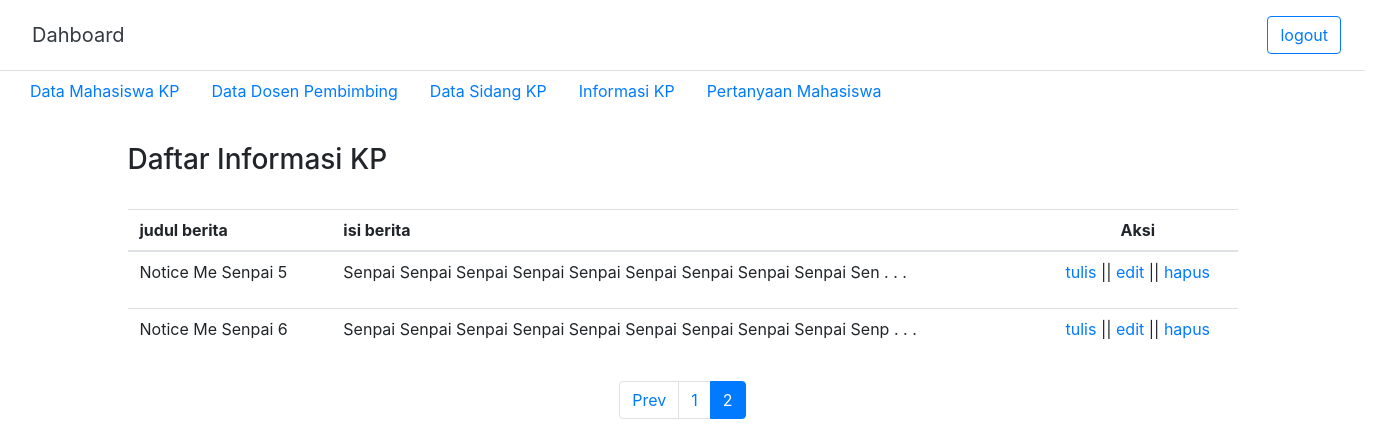
/dashboard/databerita/5, run on the app's committed database.
### tables this page shows
CREATE TABLE `tbl_informasi` (
  `id_berita` int(11) NOT NULL,
  `judul_berita` varchar(30) NOT NULL,
  `isi_berita` text NOT NULL,
  `tanggal_berita` timestamp NOT NULL DEFAULT CURRENT_TIMESTAMP ON UPDATE CURRENT_TIMESTAMP
);

### index.php (called while the page is built, shortened)
<?php
require_once BASEPATH.'core/CodeIgniter.php';

### application/models/Admin.php (called while the page is built, shortened)
<?php
class Admin extends CI_Model
{
    function Getdatainfo($table,$number,$offset){
        return $query = $this->db->get($table,$number,$offset)->result();
    }
}

### application/views/admin/databerita.php (the view)
<div class="container">
	<h3><?php echo $judul ?></h3><br>
	<table class="table table-hover">
		<thead>
			<tr>
				<th>judul berita</th>
				<th>isi berita</th>
				<th><center>Aksi</center></th>
			</tr>
		</thead>
		<?php
		foreach($user as $u){
			?>
			<tr>
				<td><?php echo $u->judul_berita ?></td>
				<td><?php
				$ringkas = $u->isi_berita;
				$sub_ringkas= substr($ringkas,0,70);
				echo $sub_ringkas." . . .";
				?></td>
				<td><center><a href="<?php echo base_url().'dashboard/tambahberita' ?>">tulis</a> || <a href="<?php echo base_url()."dashboard/editberita/".$u->id_berita; ?>">edit</a> || <a href="<?php echo base_url()."dashboard/hapusberita/".$u->id_berita; ?>">hapus</a></center></td>
			</tr>
			<?php } ?>
		</table>
		<div class="row">
			<div class="col">
				<?php echo $this->pagination->create_links(); ?>
			</div>
		</div>
	</div>

### assets/css/dashboard.css (style rules this page uses)
.row { margin-top: 15px; margin-bottom: -15px; }
body { max-width: 1365px; }
.table { line-height:100%; }

### data on the page
tbl_informasi: judul_berita "Notice Me Senpai 5", isi_berita "Senpai Senpai Senpai Senpai Senpai Senpai Senpai Senpai Senpai Sen"
tbl_informasi: judul_berita "Notice Me Senpai 6", isi_berita "Senpai Senpai Senpai Senpai Senpai Senpai Senpai Senpai Senpai Senp"

### other printed values
$judul "Daftar Informasi KP"
$this->pagination->create_links() "Prev 1 2"
